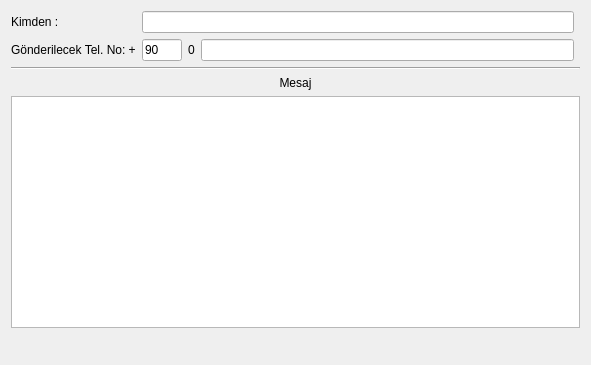
<?xml version="1.0" encoding="UTF-8"?>
<ui version="4.0">
 <class>SMS_SENDER_GUI</class>
 <widget class="QDialog" name="SMS_SENDER_GUI">
  <property name="geometry">
   <rect>
    <x>0</x>
    <y>0</y>
    <width>591</width>
    <height>365</height>
   </rect>
  </property>
  <property name="sizePolicy">
   <sizepolicy hsizetype="Expanding" vsizetype="Expanding">
    <horstretch>0</horstretch>
    <verstretch>0</verstretch>
   </sizepolicy>
  </property>
  <property name="windowTitle">
   <string>SMS Gönder</string>
  </property>
  <layout class="QGridLayout" name="gridLayout" columnstretch="0,0,0,0,0,0">
   <property name="sizeConstraint">
    <enum>QLayout::SetNoConstraint</enum>
   </property>
   <item row="0" column="0">
    <widget class="QLabel" name="label_from">
     <property name="sizePolicy">
      <sizepolicy hsizetype="Fixed" vsizetype="Fixed">
       <horstretch>0</horstretch>
       <verstretch>0</verstretch>
      </sizepolicy>
     </property>
     <property name="text">
      <string>Kimden :</string>
     </property>
    </widget>
   </item>
   <item row="0" column="2" colspan="3">
    <widget class="QLineEdit" name="line_edit_from"/>
   </item>
   <item row="1" column="0" colspan="2">
    <widget class="QLabel" name="label_to">
     <property name="sizePolicy">
      <sizepolicy hsizetype="Fixed" vsizetype="Fixed">
       <horstretch>0</horstretch>
       <verstretch>0</verstretch>
      </sizepolicy>
     </property>
     <property name="text">
      <string>Gönderilecek Tel. No: +</string>
     </property>
    </widget>
   </item>
   <item row="4" column="0" colspan="6">
    <widget class="QTextEdit" name="text_edit_message"/>
   </item>
   <item row="5" column="0" colspan="5">
    <spacer name="horizontalSpacer">
     <property name="orientation">
      <enum>Qt::Horizontal</enum>
     </property>
     <property name="sizeHint" stdset="0">
      <size>
       <width>134</width>
       <height>20</height>
      </size>
     </property>
    </spacer>
   </item>
   <item row="5" column="5">
    <widget class="QWidget" name="widget_batch_buttons" native="true">
     <property name="enabled">
      <bool>true</bool>
     </property>
     <property name="sizePolicy">
      <sizepolicy hsizetype="Fixed" vsizetype="Fixed">
       <horstretch>0</horstretch>
       <verstretch>0</verstretch>
      </sizepolicy>
     </property>
     <property name="minimumSize">
      <size>
       <width>0</width>
       <height>0</height>
      </size>
     </property>
    </widget>
   </item>
   <item row="2" column="0" colspan="6">
    <widget class="Line" name="line">
     <property name="minimumSize">
      <size>
       <width>0</width>
       <height>0</height>
      </size>
     </property>
     <property name="maximumSize">
      <size>
       <width>16777215</width>
       <height>16777215</height>
      </size>
     </property>
     <property name="orientation">
      <enum>Qt::Horizontal</enum>
     </property>
    </widget>
   </item>
   <item row="3" column="0" colspan="6">
    <widget class="QLabel" name="label_body">
     <property name="sizePolicy">
      <sizepolicy hsizetype="Expanding" vsizetype="Preferred">
       <horstretch>0</horstretch>
       <verstretch>0</verstretch>
      </sizepolicy>
     </property>
     <property name="minimumSize">
      <size>
       <width>0</width>
       <height>0</height>
      </size>
     </property>
     <property name="maximumSize">
      <size>
       <width>16777215</width>
       <height>16777215</height>
      </size>
     </property>
     <property name="text">
      <string>Mesaj</string>
     </property>
     <property name="alignment">
      <set>Qt::AlignHCenter|Qt::AlignTop</set>
     </property>
    </widget>
   </item>
   <item row="1" column="2">
    <widget class="QLineEdit" name="line_edit_ulke_kodu">
     <property name="maximumSize">
      <size>
       <width>40</width>
       <height>16777215</height>
      </size>
     </property>
     <property name="text">
      <string>90</string>
     </property>
    </widget>
   </item>
   <item row="1" column="4">
    <widget class="QLineEdit" name="line_edit_to"/>
   </item>
   <item row="1" column="3">
    <widget class="QLabel" name="label_gsm_zero">
     <property name="text">
      <string>0</string>
     </property>
    </widget>
   </item>
  </layout>
 </widget>
 <layoutdefault spacing="6" margin="11"/>
 <tabstops>
  <tabstop>line_edit_from</tabstop>
  <tabstop>line_edit_ulke_kodu</tabstop>
  <tabstop>line_edit_to</tabstop>
  <tabstop>text_edit_message</tabstop>
 </tabstops>
 <resources/>
 <connections/>
</ui>
